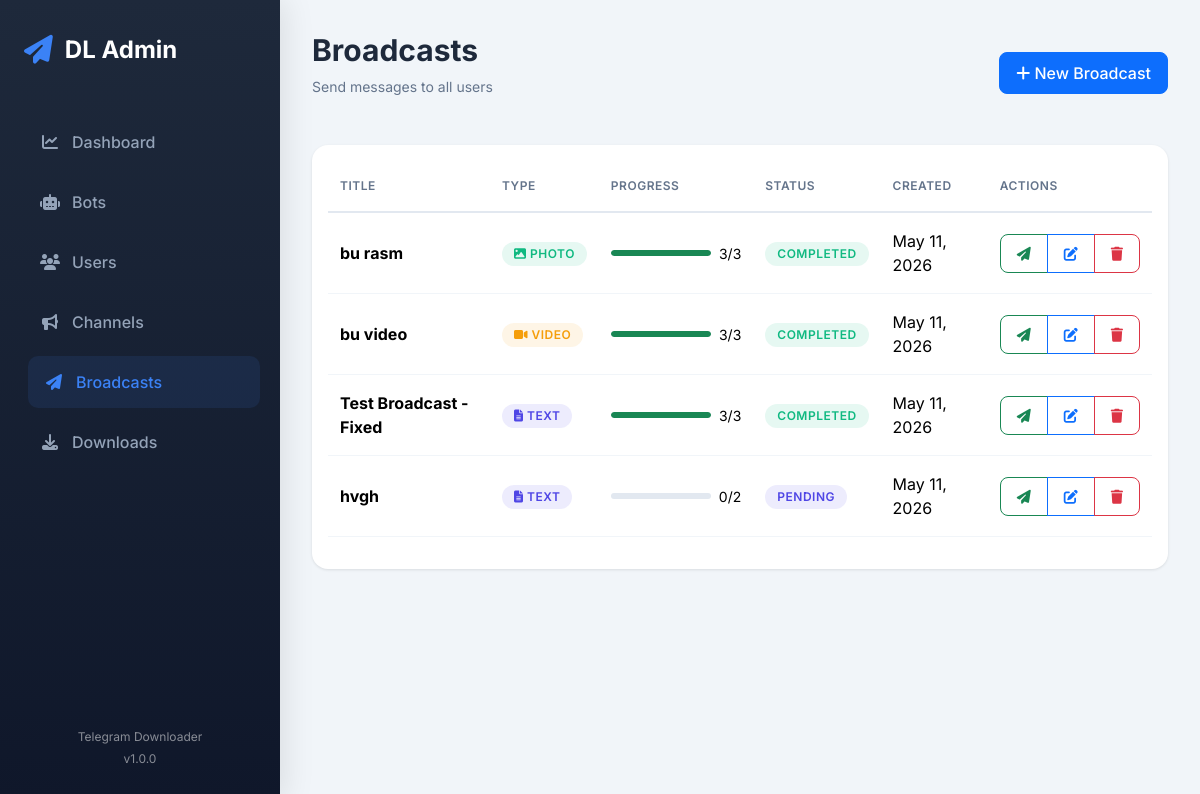
Screenshot of /broadcasts/ (signed in) with the database file from the repository.
### broadcasts/models.py (models this page shows, shortened)
class BroadcastMessage(models.Model):
    MESSAGE_TYPE_CHOICES = [
        ('TEXT', 'Text'),
        ('PHOTO', 'Photo'),
        ('VIDEO', 'Video'),
    ]
    title = models.CharField(max_length=200)
    message = models.TextField()
    message_type = models.CharField(max_length=10, choices=MESSAGE_TYPE_CHOICES, default='TEXT')
    media_file = models.FileField(upload_to='broadcast_media/', null=True, blank=True)
    total_users = models.IntegerField(default=0)
    sent_count = models.IntegerField(default=0)
    failed_count = models.IntegerField(default=0)
    is_sent = models.BooleanField(default=False)
    is_scheduled = models.BooleanField(default=False)
    scheduled_at = models.DateTimeField(null=True, blank=True)
    created_at = models.DateTimeField(auto_now_add=True)
    created_by = models.ForeignKey(
        User,
        on_delete=models.SET_NULL,
        related_name='broadcasts',
        null=True
    )
    class Meta:
        verbose_name = 'Broadcast Message'
        verbose_name_plural = 'Broadcast Messages'
        ordering = ['-created_at']

### broadcasts/views.py (the view)
# urls.py: path('', views.BroadcastListView.as_view(), name='list'),
class BroadcastListView(LoginRequiredMixin, ListView):
    model = BroadcastMessage
    template_name = 'broadcasts/list.html'
    context_object_name = 'broadcasts'
    paginate_by = 20
    def get_queryset(self):
        return super().get_queryset().order_by('-created_at')

### core/templatetags/custom_filters.py (called while the page is built)
@register.filter
def mul(value, arg):
    try:
        return float(value) * float(arg)
    except (ValueError, TypeError):
        return value

@register.filter
def divide(value, arg):
    try:
        return float(value) / float(arg)
    except (ValueError, TypeError, ZeroDivisionError):
        return 0

### templates/broadcasts/list.html (shortened to what this page needs)
{% extends "base.html" %}
{% load custom_filters %}
{% block page_title %}Broadcasts{% endblock %}
{% block page_subtitle %}Send messages to all users{% endblock %}
{% block header_actions %}
    <a href="{% url 'broadcasts:add' %}" class="btn btn-primary">
        <i class="fas fa-plus"></i> New Broadcast
    </a>
{% endblock %}
{% block content %}
    <div class="card">
        <div class="card-body">
            {% if broadcasts %}
            <div class="table-responsive">
                <table class="table">
                    <thead>
                        <tr>
                            <th>Title</th>
                            <th>Type</th>
                            <th>Progress</th>
                            <th>Status</th>
                            <th>Created</th>
                            <th>Actions</th>
                        </tr>
                    </thead>
                    <tbody>
                        {% for bc in broadcasts %}
                        <tr>
                            <td><strong>{{ bc.title }}</strong></td>
                            <td>
                                {% if bc.message_type == 'TEXT' %}
                                    <span class="badge badge-primary"><i class="fas fa-file-alt"></i> Text</span>
                                {% elif bc.message_type == 'PHOTO' %}
                                    <span class="badge badge-success"><i class="fas fa-image"></i> Photo</span>
                                {% elif bc.message_type == 'VIDEO' %}
                                    <span class="badge badge-warning"><i class="fas fa-video"></i> Video</span>
                                {% endif %}
                            </td>
                            <td>
                                <div class="d-flex align-items-center gap-2">
                                    <div class="progress flex-grow-1" style="width: 100px; height: 6px;">
                                        <div class="progress-bar bg-{% if bc.is_sent %}success{% else %}warning{% endif %}"
                                             style="width: {{ bc.sent_count|divide:bc.total_users|mul:100 }}%"></div>
                                    </div>
                                    <small>{{ bc.sent_count }}/{{ bc.total_users }}</small>
                                </div>
                            </td>
                            <td>
                                {% if bc.is_sent %}
                                    <span class="badge badge-success">Completed</span>
                                {% elif bc.is_scheduled %}
                                    <span class="badge badge-warning">Scheduled</span>
                                {% else %}
                                    <span class="badge badge-primary">Pending</span>
                                {% endif %}
                            </td>
                            <td>{{ bc.created_at|date:"M d, Y" }}</td>
                            <td>
                                <div class="btn-group btn-group-sm">
                                    <a href="{% url 'broadcasts:send' bc.pk %}" class="btn btn-outline-success"
                                       {% if bc.is_sent %}disabled{% endif %}>
                                        <i class="fas fa-paper-plane"></i>
                                    </a>
                                    <a href="{% url 'broadcasts:edit' bc.pk %}" class="btn btn-outline-primary">
                                        <i class="fas fa-edit"></i>
                                    </a>
                                    <a href="{% url 'broadcasts:delete' bc.pk %}" class="btn btn-outline-danger">
                                        <i class="fas fa-trash"></i>
                                    </a>
                                </div>
                            </td>
                        </tr>
                        {% endfor %}
                    </tbody>
                </table>
            </div>
            {% else %}
            <div class="text-center py-5">
                <i class="fas fa-bullhorn fa-3x text-muted mb-3"></i>
                <p class="text-muted">No broadcasts yet.</p>
                <a href="{% url 'broadcasts:add' %}" class="btn btn-primary">Create Broadcast</a>
            </div>
            {% endif %}
        </div>
    </div>
{% endblock %}

### templates/base.html (style rules this page uses)
:root { --sidebar-width: 280px; --primary-color: #4f46e5; --secondary-color: #64748b; --success-color: #10b981; --danger-color: #ef4444; --warning-color: #f59e0b; }
body { font-family: 'Inter', sans-serif; background-color: #f1f5f9; }
.card { border: none; border-radius: 16px; box-shadow: 0 1px 3px rgba(0,0,0,0.1); background: white; }
.table { color: #334155; }
.table thead th { border-bottom: 2px solid #e2e8f0; color: #64748b; font-weight: 600; font-size: 0.75rem; text-transform: uppercase; letter-spacing: 0.5px; padding: 1rem 0.75rem; }
.table tbody td { padding: 1rem 0.75rem; vertical-align: middle; border-bottom: 1px solid #f1f5f9; }
.badge { padding: 0.375rem 0.75rem; border-radius: 9999px; font-size: 0.75rem; font-weight: 600; text-transform: uppercase; letter-spacing: 0.5px; }
.badge-success { background: rgba(16, 185, 129, 0.1); color: #10b981; }
.badge-warning { background: rgba(245, 158, 11, 0.1); color: #f59e0b; }
.badge-primary { background: rgba(79, 70, 229, 0.1); color: #4f46e5; }
.btn { border-radius: 8px; font-weight: 500; padding: 0.5rem 1rem; }
.progress { height: 8px; border-radius: 4px; background-color: #e2e8f0; }
.progress-bar { border-radius: 4px; }

### rows the page displays
BroadcastMessage: title "bu rasm", message_type "PHOTO" (drawn), is_sent True (drawn), sent_count "3", total_users "3", created_at "May 11, 2026"
BroadcastMessage: title "bu video", message_type "VIDEO" (drawn), is_sent True (drawn), sent_count "3", total_users "3", created_at "May 11, 2026"
BroadcastMessage: title "Test Broadcast - Fixed", message_type "TEXT" (drawn), is_sent True (drawn), sent_count "3", total_users "3", created_at "May 11, 2026"
BroadcastMessage: title "hvgh", message_type "TEXT" (drawn), sent_count "0", total_users "2", is_sent "PENDING", created_at "May 11, 2026"
